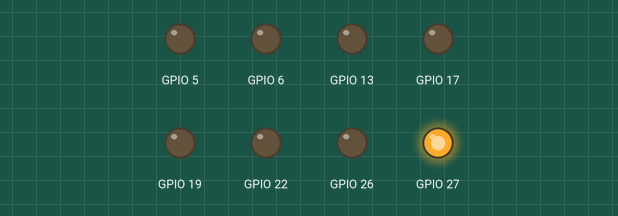
A program run on a simulated Raspberry Pi (BCM pin numbers). Shown: output pins drawn as LEDs (lit = HIGH). Threads take turns every 2 ms; what the program prints to the terminal is not drawn.

Above: at 0.2 s.
At 1.7 s:
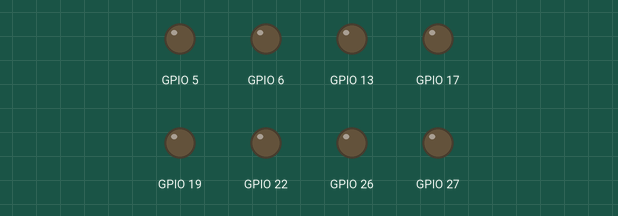
Timing chart, 0 to 3.0 s (numbered marks = the images above):
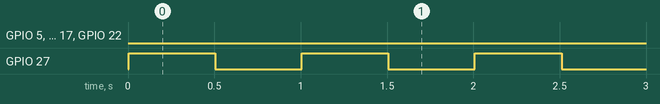

Measured:
- by itself, GPIO 5: LOW → HIGH at 30.0 s, → LOW 0.50 s later, → HIGH 0.50 s later, → LOW 0.50 s later, … (20 changes in this stretch)
- by itself, GPIO 17: LOW → HIGH at 10.0 s, → LOW 0.50 s later, → HIGH 0.50 s later, → LOW 0.50 s later, … (60 changes in this stretch)
- by itself, GPIO 22: LOW → HIGH at 20.0 s, → LOW 0.50 s later, → HIGH 0.50 s later, → LOW 0.50 s later, … (40 changes in this stretch)
- by itself, GPIO 27: alternates HIGH for 0.50 s and LOW for 0.50 s

The program:

GPIO.py
```python
"""This is test code for interacting with GPIO

This is intented to mock up an interface into the RPi GPIO until hardware
is accquired
"""

import json
import threading
import time

try:
    import RPi.GPIO as GPIO
    """This is trapped so you can still run without RPi.GPIO

    GPIO will be checked before use
    """
    pi_interface = True
except:
    pi_interface = False
    pass


blink_active = False
"""bool: to controll weather blink continues to be active

This will not start the blinking it will only be important once blinking
has started.  This is currently only used in testing.
"""
GPIOS = { "GPIO1":27,
          "GPIO2":17,
          "GPIO3":22,
          "GPIO4":05,
          "GPIO5":06,
          "GPIO6":13,
          "GPIO7":19,
          "GPIO8":26 }

GPIO_STATE = { "GPIO1":"Off",
               "GPIO2":"Off",
               "GPIO3":"Off",
               "GPIO4":"Off",
               "GPIO5":"Off",
               "GPIO6":"Off",
               "GPIO7":"Off",
               "GPIO8":"Off" }
""" This is an object of tracking GPIO"""

GPIO_ON = {}
""" This maps functions to gpio activit

These functions will be called when the GPIO is changed in any way.
"""


is_imported = True
"""Used as a flag to show that GPIO was imported"""

def ButtonHandeler(channel):
    """This handels the button press and sets the state

    Args:
        channel(int):  The RPi GPIO channel used for monitoring the button
    """
"""    if GPIO.input(channel) == GPIO.HIGH:
        set("Button","Pressed")
    else:
        set("Button","Released")"""

"""This is the setup for the RPi GPIO"""
if pi_interface:
    GPIO.setmode(GPIO.BCM)
    for gpio in GPIOS:
        GPIO.setup(GPIOS[gpio],GPIO.OUT)
""" GPIO.add_event_detect(17,GPIO.BOTH,ButtonHandeler)"""

def set(key,value):
    """This is used to set values for GPIO

    This function is used to set values for each of GPIO's Will also call
    the GPIO's function if it exisits.

    Args:
        key(int or str): Used to identify the gpio to interface
        value(int or str): The value to set the gpio to.
    """
    GPIO_STATE[key] = value
    if pi_interface:
        for gpio in GPIOS:
            if (key == gpio):
                if value.upper() == "ON":
                    GPIO.output(GPIOS[gpio], GPIO.LOW)
                else:
                    GPIO.output(GPIOS[gpio],GPIO.HIGH)
    if key in GPIO_ON:
        GPIO_ON[key](key)


def get(key):
    """ Returns the value of the givien GPIO

    Args:
        key(int or str): Used to identify the gpio to interface
    """
    return GPIO_STATE[key]

def on(key,function):
    """Used to set the function for the GPIO interface

    Args:
        key(int or str): Used to identify the gpio to interface
        function(function): The function for the gpio
    """
    GPIO_ON[key]= function

def json():
    """Returns a json object of the GPIO info"""
    return json.dumps(GPIO_STATE)


if __name__=="__main__":
    """This is console testing of the GPIO.  Not ment for automated testing

    This should show that everything is working to the developer and allow
    for changes going forward
    """
    def printgpio(key):
        print(GPIO_STATE)

    def blink_led():
        if blink_active:
            threading.Timer(0.5, blink_led).start()
        if get("GPIO1")!="Off":
            set("GPIO1","Off")
        else:
            set("GPIO1","On")

    on("GPIO1",printgpio)

    set("GPIO1","On")
    blink_active = True
    blink_led()
    time.sleep(10)
    blink_active = False
    if pi_interface:
        print("GPIO is valid")

    def blink_switch():
        if blink_active:
            threading.Timer(0.5, blink_switch).start()
        if get("GPIO2")!="Off":
            set("GPIO2","Off")
        else:
            set("GPIO2","On")

    on("GPIO2",printgpio)

    set("GPIO2","On")
    blink_active = True
    blink_switch()
    time.sleep(10)
    blink_active = False
    if pi_interface:
        print("GPIO is valid")


    def blink_fan():
        if blink_active:
            threading.Timer(0.5, blink_fan).start()
        if get("GPIO3")!="Off":
            set("GPIO3","Off")
        else:
            set("GPIO3","On")

    on("GPIO3",printgpio)

    set("GPIO3","On")
    blink_active = True
    blink_fan()
    time.sleep(10)
    blink_active = False
    if pi_interface:
        print("GPIO is valid")

    def blink_bedroom():
        if blink_active:
            threading.Timer(0.5, blink_bedroom).start()
        if get("GPIO4")!="Off":
            set("GPIO4","Off")
        else:
            set("GPIO4","On")

    on("GPIO4",printgpio)

    set("GPIO4","On")
    blink_active = True
    blink_bedroom()
    time.sleep(10)
    blink_active = False
    if pi_interface:
        print("GPIO is valid")

    def blink_livingroom():
        if blink_active:
            threading.Timer(0.5, blink_livingroom).start()
        if get("GPIO5")!="Off":
            set("GPIO5","Off")
        else:
            set("GPIO5","On")

    on("GPIO5",printgpio)

    set("GPIO5","On")
    blink_active = True
    blink_livingroom()
    time.sleep(10)
    blink_active = False
    if pi_interface:
        print("GPIO is valid")

    def blink_bathroom():
        if blink_active:
            threading.Timer(0.5, blink_bathroom).start()
        if get("GPIO6")!="Off":
            set("GPIO6","Off")
        else:
            set("GPIO6","On")

    on("GPIO6",printgpio)

    set("GPIO6","On")
    blink_active = True
    blink_bathroom()
    time.sleep(10)
    blink_active = False
    if pi_interface:
        print("GPIO is valid")

    def blink_kitchen():
        if blink_active:
            threading.Timer(0.5, blink_kitchen).start()
        if get("GPIO7")!="Off":
            set("GPIO7","Off")
        else:
            set("GPIO7","On")

    on("GPIO7",printgpio)

    set("GPIO7","On")
    blink_active = True
    blink_kitchen()
    time.sleep(10)
    blink_active = False
    if pi_interface:
        print("GPIO is valid")

    def blink_lamp():
        if blink_active:
            threading.Timer(0.5, blink_lamp).start()
        if get("GPIO8")!="Off":
            set("GPIO8","Off")
        else:
            set("GPIO8","On")

    on("GPIO8",printgpio)

    set("GPIO8","On")
    blink_active = True
    blink_lamp()
    time.sleep(10)
    blink_active = False
    if pi_interface:
        print("GPIO is valid")
```
